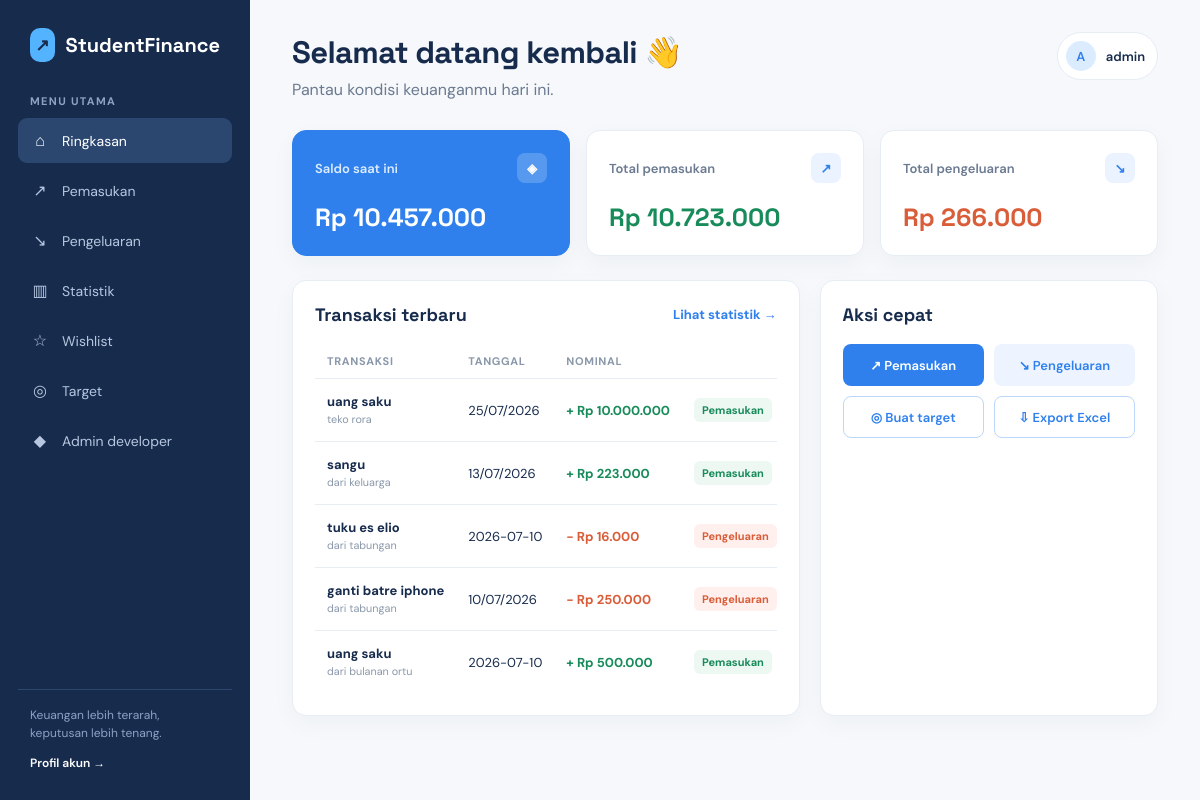
The page / (signed in) on the database its author committed.
### tables this page shows
CREATE TABLE transaksi(

        id INTEGER PRIMARY KEY AUTOINCREMENT,

        jenis TEXT NOT NULL,

        kategori TEXT NOT NULL,

        nominal INTEGER NOT NULL,

        keterangan TEXT,

        tanggal TEXT

    , user_id INTEGER NOT NULL DEFAULT 1);

### app.py (the view)
@app.route("/")
@login_required
def dashboard():
    user_id = current_user_id()
    return render_template(
        "index.html",
        saldo=database.saldo(user_id),
        pemasukan=database.total_pemasukan(user_id),
        pengeluaran=database.total_pengeluaran(user_id),
        transaksi=database.semua_transaksi(user_id),
    )

### app.py (called while the page is built)
@app.context_processor
def inject_auth_config():
    return {"google_enabled": google_enabled}

def login_required(view):
    @wraps(view)
    def wrapped_view(*args, **kwargs):
        if not session.get("user_id"):
            return redirect(url_for("login"))
        return view(*args, **kwargs)
    return wrapped_view

def current_user_id():
    return int(session["user_id"])

### database.py (called while the page is built)
def connect():
    connection = sqlite3.connect(DATABASE)
    connection.row_factory = sqlite3.Row
    return connection

def semua_transaksi(user_id):
    connection = connect()
    data = connection.execute(
        "SELECT user_id, id, jenis, kategori, nominal, keterangan, tanggal FROM transaksi WHERE user_id = ? ORDER BY id DESC", (user_id,)
    ).fetchall()
    connection.close()
    return data

def total_pemasukan(user_id):
    connection = connect()
    total = connection.execute(
        "SELECT COALESCE(SUM(nominal), 0) FROM transaksi WHERE user_id = ? AND jenis = 'Pemasukan'",
        (user_id,),
    ).fetchone()[0]
    connection.close()
    return total

def total_pengeluaran(user_id):
    connection = connect()
    total = connection.execute(
        "SELECT COALESCE(SUM(nominal), 0) FROM transaksi WHERE user_id = ? AND jenis = 'Pengeluaran'",
        (user_id,),
    ).fetchone()[0]
    connection.close()
    return total

def saldo(user_id):
    return total_pemasukan(user_id) - total_pengeluaran(user_id)

### templates/index.html (shortened to what this page needs)
{% extends "base.html" %}
{% block content %}<header class="topbar"><div><h1>Selamat datang kembali 👋</h1><p>Pantau kondisi keuanganmu hari ini.</p></div><a class="user-chip" href="{{ url_for('profil') }}"><span class="avatar">{{ session.get('username', 'A')[0]|upper }}</span>{{ session.get('username', 'Akun') }}</a></header><section class="stats-grid"><article class="stat-card primary"><div class="stat-label">Saldo saat ini <span class="stat-icon">◈</span></div><p class="stat-value">Rp {{ "{:,.0f}".format(saldo).replace(',', '.') }}</p></article><article class="stat-card"><div class="stat-label">Total pemasukan <span class="stat-icon">↗</span></div><p class="stat-value plus">Rp {{ "{:,.0f}".format(pemasukan).replace(',', '.') }}</p></article><article class="stat-card"><div class="stat-label">Total pengeluaran <span class="stat-icon">↘</span></div><p class="stat-value minus">Rp {{ "{:,.0f}".format(pengeluaran).replace(',', '.') }}</p></article></section><section class="content-grid"><article class="panel"><div class="panel-heading"><h2>Transaksi terbaru</h2><a href="{{ url_for('statistik') }}">Lihat statistik →</a></div><div class="table-wrap"><table><thead><tr><th>Transaksi</th><th>Tanggal</th><th>Nominal</th><th></th></tr></thead><tbody>{% for row in transaksi[:6] %}<tr><td><strong>{{ row[3] }}</strong><br><small style="color:#8a98aa">{{ row[5] or 'Tanpa keterangan' }}</small></td><td>{{ row[6] }}</td><td class="amount {{ 'plus' if row[2] == 'Pemasukan' else 'minus' }}">{{ '+' if row[2] == 'Pemasukan' else '-' }} Rp {{ "{:,.0f}".format(row[4]).replace(',', '.') }}</td><td><span class="badge {{ 'expense' if row[2] == 'Pengeluaran' else '' }}">{{ row[2] }}</span></td></tr>{% else %}<tr><td colspan="4" class="empty">Belum ada transaksi. Tambahkan transaksi pertamamu.</td></tr>{% endfor %}</tbody></table></div></article><aside class="panel"><div class="panel-heading"><h2>Aksi cepat</h2></div><div class="quick-actions"><a class="btn" href="{{ url_for('pemasukan') }}">↗ Pemasukan</a><a class="btn secondary" href="{{ url_for('pengeluaran') }}">↘ Pengeluaran</a><a class="btn outline" href="{{ url_for('target') }}">◎ Buat target</a><a class="btn outline" href="{{ url_for('export_excel') }}">⇩ Export Excel</a></div></aside></section>{% endblock %}

### templates/base.html (shortened to what this page needs)
<!DOCTYPE html>
<html lang="id">
<head>
    <link rel="stylesheet" href="{{ url_for('static', filename='style.css') }}">
</head>
<body>
<div class="app-shell">
    <aside class="sidebar">
        <a class="brand" href="{{ url_for('dashboard') }}"><span class="brand-mark">↗</span> StudentFinance</a>
        <p class="eyebrow">Menu utama</p>
        <nav>
            <ul class="nav-list">
                <li><a class="nav-link {% if request.endpoint == 'dashboard' %}active{% endif %}" href="{{ url_for('dashboard') }}"><span class="nav-icon">⌂</span> Ringkasan</a></li>
                <li><a class="nav-link {% if request.endpoint == 'pemasukan' %}active{% endif %}" href="{{ url_for('pemasukan') }}"><span class="nav-icon">↗</span> Pemasukan</a></li>
                <li><a class="nav-link {% if request.endpoint == 'pengeluaran' %}active{% endif %}" href="{{ url_for('pengeluaran') }}"><span class="nav-icon">↘</span> Pengeluaran</a></li>
                <li><a class="nav-link {% if request.endpoint == 'statistik' %}active{% endif %}" href="{{ url_for('statistik') }}"><span class="nav-icon">▥</span> Statistik</a></li>
                <li><a class="nav-link {% if request.endpoint == 'wishlist' %}active{% endif %}" href="{{ url_for('wishlist') }}"><span class="nav-icon">☆</span> Wishlist</a></li>
                <li><a class="nav-link {% if request.endpoint == 'target' %}active{% endif %}" href="{{ url_for('target') }}"><span class="nav-icon">◎</span> Target</a></li>
                {% if session.get('role') == 'admin' %}<li><a class="nav-link {% if request.endpoint == 'developer_admin' %}active{% endif %}" href="{{ url_for('developer_admin') }}"><span class="nav-icon">◆</span> Admin developer</a></li>{% endif %}
            </ul>
        </nav>
        <div class="sidebar-footer">Keuangan lebih terarah,<br>keputusan lebih tenang.<br><a class="logout-link" href="{{ url_for('profil') }}">Profil akun →</a></div>
    </aside>
    <main class="main">
        {% block content %}{% endblock %}
    </main>
</div>
</body>
</html>

### rows shown on the page
transaksi: kategori "uang saku", keterangan "teko rora", tanggal "25/07/2026", jenis "+", nominal "10.000.000", jenis "Pemasukan"
transaksi: kategori "sangu", keterangan "dari keluarga", tanggal "13/07/2026", jenis "+", nominal "223.000", jenis "Pemasukan"
transaksi: kategori "tuku es elio", keterangan "dari tabungan", tanggal "2026-07-10", jenis "-", nominal "16.000", jenis "Pengeluaran"
transaksi: kategori "ganti batre iphone", keterangan "dari tabungan", tanggal "10/07/2026", jenis "-", nominal "250.000", jenis "Pengeluaran"
transaksi: kategori "uang saku", keterangan "dari bulanan ortu", tanggal "2026-07-10", jenis "+", nominal "500.000", jenis "Pemasukan"

### other values the page prints
{{ session.get('username', 'A')[0]|upper }} "A"
{{ session.get('username', 'Akun') }} "admin"
{{ "{:,.0f}".format(saldo).replace(',', '.') }} "10.457.000"
{{ "{:,.0f}".format(pemasukan).replace(',', '.') }} "10.723.000"
{{ "{:,.0f}".format(pengeluaran).replace(',', '.') }} "266.000"
